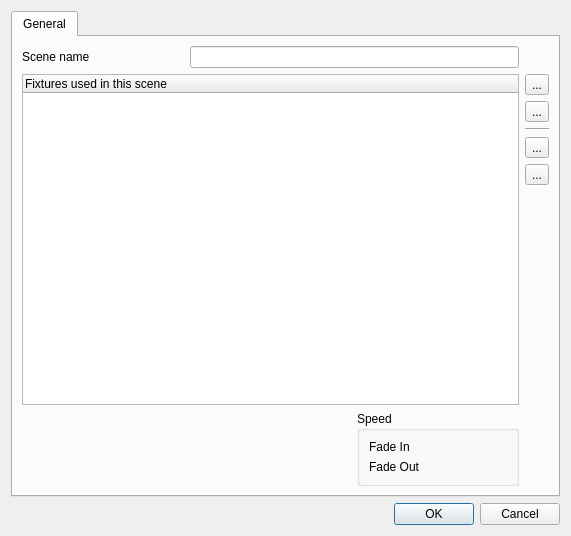
<?xml version="1.0" encoding="UTF-8"?>
<ui version="4.0">
 <class>SceneEditor</class>
 <widget class="QDialog" name="SceneEditor">
  <property name="geometry">
   <rect>
    <x>0</x>
    <y>0</y>
    <width>571</width>
    <height>536</height>
   </rect>
  </property>
  <property name="windowTitle">
   <string>Scene editor</string>
  </property>
  <layout class="QVBoxLayout" name="verticalLayout">
   <item>
    <widget class="QTabWidget" name="m_tab">
     <property name="currentIndex">
      <number>0</number>
     </property>
     <widget class="QWidget" name="General">
      <attribute name="title">
       <string>General</string>
      </attribute>
      <layout class="QGridLayout" name="gridLayout">
       <item row="0" column="0">
        <widget class="QLabel" name="m_nameLabel">
         <property name="text">
          <string>Scene name</string>
         </property>
        </widget>
       </item>
       <item row="0" column="1" colspan="2">
        <widget class="QLineEdit" name="m_nameEdit">
         <property name="toolTip">
          <string>Name of this scene</string>
         </property>
        </widget>
       </item>
       <item row="1" column="0" rowspan="6" colspan="3">
        <widget class="QTreeWidget" name="m_tree">
         <property name="sizePolicy">
          <sizepolicy hsizetype="Expanding" vsizetype="Expanding">
           <horstretch>0</horstretch>
           <verstretch>1</verstretch>
          </sizepolicy>
         </property>
         <property name="alternatingRowColors">
          <bool>true</bool>
         </property>
         <property name="selectionMode">
          <enum>QAbstractItemView::ExtendedSelection</enum>
         </property>
         <property name="rootIsDecorated">
          <bool>false</bool>
         </property>
         <property name="itemsExpandable">
          <bool>false</bool>
         </property>
         <property name="sortingEnabled">
          <bool>false</bool>
         </property>
         <property name="allColumnsShowFocus">
          <bool>true</bool>
         </property>
         <column>
          <property name="text">
           <string>Fixtures used in this scene</string>
          </property>
         </column>
        </widget>
       </item>
       <item row="1" column="3">
        <widget class="QToolButton" name="m_addFixtureButton">
         <property name="toolTip">
          <string>Add a new fixture to this scene</string>
         </property>
         <property name="text">
          <string notr="true">...</string>
         </property>
         <property name="icon">
          <iconset resource="qlcui.qrc">
           <normaloff>:/edit_add.png</normaloff>:/edit_add.png</iconset>
         </property>
         <property name="iconSize">
          <size>
           <width>26</width>
           <height>26</height>
          </size>
         </property>
        </widget>
       </item>
       <item row="2" column="3">
        <widget class="QToolButton" name="m_removeFixtureButton">
         <property name="toolTip">
          <string>Remove the selected fixture(s) from this scene</string>
         </property>
         <property name="text">
          <string notr="true">...</string>
         </property>
         <property name="icon">
          <iconset resource="qlcui.qrc">
           <normaloff>:/edit_remove.png</normaloff>:/edit_remove.png</iconset>
         </property>
         <property name="iconSize">
          <size>
           <width>26</width>
           <height>26</height>
          </size>
         </property>
        </widget>
       </item>
       <item row="3" column="3">
        <widget class="Line" name="line">
         <property name="orientation">
          <enum>Qt::Horizontal</enum>
         </property>
        </widget>
       </item>
       <item row="4" column="3">
        <widget class="QToolButton" name="m_enableChannelsButton">
         <property name="toolTip">
          <string>Enable all fixtures' channels</string>
         </property>
         <property name="text">
          <string>...</string>
         </property>
         <property name="icon">
          <iconset resource="qlcui.qrc">
           <normaloff>:/check.png</normaloff>:/check.png</iconset>
         </property>
         <property name="iconSize">
          <size>
           <width>26</width>
           <height>26</height>
          </size>
         </property>
        </widget>
       </item>
       <item row="5" column="3">
        <widget class="QToolButton" name="m_disableChannelsButton">
         <property name="toolTip">
          <string>Disable all fixtures' channels</string>
         </property>
         <property name="text">
          <string>...</string>
         </property>
         <property name="icon">
          <iconset resource="qlcui.qrc">
           <normaloff>:/uncheck.png</normaloff>:/uncheck.png</iconset>
         </property>
         <property name="iconSize">
          <size>
           <width>26</width>
           <height>26</height>
          </size>
         </property>
        </widget>
       </item>
       <item row="6" column="3">
        <spacer name="verticalSpacer">
         <property name="orientation">
          <enum>Qt::Vertical</enum>
         </property>
         <property name="sizeHint" stdset="0">
          <size>
           <width>20</width>
           <height>40</height>
          </size>
         </property>
        </spacer>
       </item>
       <item row="7" column="0" colspan="2">
        <spacer name="horizontalSpacer">
         <property name="orientation">
          <enum>Qt::Horizontal</enum>
         </property>
         <property name="sizeHint" stdset="0">
          <size>
           <width>299</width>
           <height>20</height>
          </size>
         </property>
        </spacer>
       </item>
       <item row="7" column="2">
        <widget class="QGroupBox" name="m_busGroup">
         <property name="title">
          <string>Speed</string>
         </property>
         <layout class="QGridLayout" name="gridLayout_2">
          <item row="0" column="0">
           <widget class="QLabel" name="label">
            <property name="text">
             <string>Fade In</string>
            </property>
           </widget>
          </item>
          <item row="1" column="0">
           <widget class="QLabel" name="label_2">
            <property name="text">
             <string>Fade Out</string>
            </property>
           </widget>
          </item>
          <item row="0" column="1">
           <widget class="QWidget" name="m_fadeInContainer" native="true"/>
          </item>
          <item row="1" column="1">
           <widget class="QWidget" name="m_fadeOutContainer" native="true"/>
          </item>
         </layout>
        </widget>
       </item>
      </layout>
     </widget>
    </widget>
   </item>
   <item>
    <widget class="QDialogButtonBox" name="m_buttonBox">
     <property name="standardButtons">
      <set>QDialogButtonBox::Cancel|QDialogButtonBox::Ok</set>
     </property>
    </widget>
   </item>
  </layout>
 </widget>
 <resources>
  <include location="qlcui.qrc"/>
 </resources>
 <connections>
  <connection>
   <sender>m_buttonBox</sender>
   <signal>accepted()</signal>
   <receiver>SceneEditor</receiver>
   <slot>accept()</slot>
   <hints>
    <hint type="sourcelabel">
     <x>466</x>
     <y>526</y>
    </hint>
    <hint type="destinationlabel">
     <x>158</x>
     <y>296</y>
    </hint>
   </hints>
  </connection>
  <connection>
   <sender>m_buttonBox</sender>
   <signal>rejected()</signal>
   <receiver>SceneEditor</receiver>
   <slot>reject()</slot>
   <hints>
    <hint type="sourcelabel">
     <x>547</x>
     <y>526</y>
    </hint>
    <hint type="destinationlabel">
     <x>308</x>
     <y>295</y>
    </hint>
   </hints>
  </connection>
  <connection>
   <sender>m_enableChannelsButton</sender>
   <signal>clicked()</signal>
   <receiver>SceneEditor</receiver>
   <slot>slotEnableAll()</slot>
   <hints>
    <hint type="sourcelabel">
     <x>535</x>
     <y>184</y>
    </hint>
    <hint type="destinationlabel">
     <x>569</x>
     <y>195</y>
    </hint>
   </hints>
  </connection>
  <connection>
   <sender>m_disableChannelsButton</sender>
   <signal>clicked()</signal>
   <receiver>SceneEditor</receiver>
   <slot>slotDisableAll()</slot>
   <hints>
    <hint type="sourcelabel">
     <x>538</x>
     <y>227</y>
    </hint>
    <hint type="destinationlabel">
     <x>570</x>
     <y>241</y>
    </hint>
   </hints>
  </connection>
 </connections>
 <slots>
  <slot>slotEnableAll()</slot>
  <slot>slotDisableAll()</slot>
  <slot>slotUpdateValuesChecked(bool)</slot>
 </slots>
</ui>
